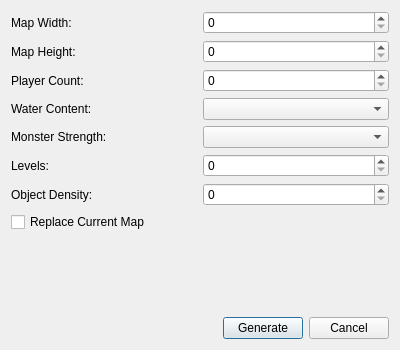
<?xml version="1.0" encoding="UTF-8"?>
<ui version="4.0">
 <class>GenerateMapDialog</class>
 <widget class="QDialog" name="GenerateMapDialog">
  <property name="geometry">
   <rect>
    <x>0</x>
    <y>0</y>
    <width>400</width>
    <height>350</height>
   </rect>
  </property>
  <property name="windowTitle">
   <string>Generate Random Map</string>
  </property>
  <layout class="QVBoxLayout" name="verticalLayout">
   <item>
    <layout class="QGridLayout" name="gridLayout">
     <item row="0" column="0">
      <widget class="QLabel" name="widthLabel">
       <property name="text">
        <string>Map Width:</string>
       </property>
      </widget>
     </item>
     <item row="0" column="1">
      <widget class="QSpinBox" name="widthSpinBox"/>
     </item>
     <item row="1" column="0">
      <widget class="QLabel" name="heightLabel">
       <property name="text">
        <string>Map Height:</string>
       </property>
      </widget>
     </item>
     <item row="1" column="1">
      <widget class="QSpinBox" name="heightSpinBox"/>
     </item>
     <item row="2" column="0">
      <widget class="QLabel" name="playersLabel">
       <property name="text">
        <string>Player Count:</string>
       </property>
      </widget>
     </item>
     <item row="2" column="1">
      <widget class="QSpinBox" name="playerCountSpinBox"/>
     </item>
     <item row="3" column="0">
      <widget class="QLabel" name="waterLabel">
       <property name="text">
        <string>Water Content:</string>
       </property>
      </widget>
     </item>
     <item row="3" column="1">
      <widget class="QComboBox" name="waterComboBox"/>
     </item>
     <item row="4" column="0">
      <widget class="QLabel" name="monsterLabel">
       <property name="text">
        <string>Monster Strength:</string>
       </property>
      </widget>
     </item>
     <item row="4" column="1">
      <widget class="QComboBox" name="monsterStrengthComboBox"/>
     </item>
     <item row="5" column="0">
      <widget class="QLabel" name="levelsLabel">
       <property name="text">
        <string>Levels:</string>
       </property>
      </widget>
     </item>
     <item row="5" column="1">
      <widget class="QSpinBox" name="levelsSpinBox"/>
     </item>
     <item row="6" column="0">
      <widget class="QLabel" name="densityLabel">
       <property name="text">
        <string>Object Density:</string>
       </property>
       <property name="toolTip">
        <string>Average number of objects reachable per hero turn (1 = sparse, 5 = dense)</string>
       </property>
      </widget>
     </item>
     <item row="6" column="1">
      <widget class="QSpinBox" name="densitySpinBox">
       <property name="toolTip">
        <string>Average number of objects reachable per hero turn (1 = sparse, 5 = dense)</string>
       </property>
      </widget>
     </item>
    </layout>
   </item>
   <item>
    <widget class="QCheckBox" name="replaceMapCheckBox">
     <property name="text">
      <string>Replace Current Map</string>
     </property>
    </widget>
   </item>
   <item>
    <spacer name="verticalSpacer">
     <property name="orientation">
      <enum>Qt::Vertical</enum>
     </property>
     <property name="sizeHint" stdset="0">
      <size>
       <width>20</width>
       <height>40</height>
      </size>
     </property>
    </spacer>
   </item>
   <item>
    <layout class="QHBoxLayout" name="horizontalLayout">
     <item>
      <spacer name="horizontalSpacer">
       <property name="orientation">
        <enum>Qt::Horizontal</enum>
       </property>
       <property name="sizeHint" stdset="0">
        <size>
         <width>40</width>
         <height>20</height>
        </size>
       </property>
      </spacer>
     </item>
     <item>
      <widget class="QPushButton" name="generateButton">
       <property name="text">
        <string>Generate</string>
       </property>
       <property name="default">
        <bool>true</bool>
       </property>
      </widget>
     </item>
     <item>
      <widget class="QPushButton" name="cancelButton">
       <property name="text">
        <string>Cancel</string>
       </property>
      </widget>
     </item>
    </layout>
   </item>
  </layout>
 </widget>
 <resources/>
 <connections/>
</ui>
